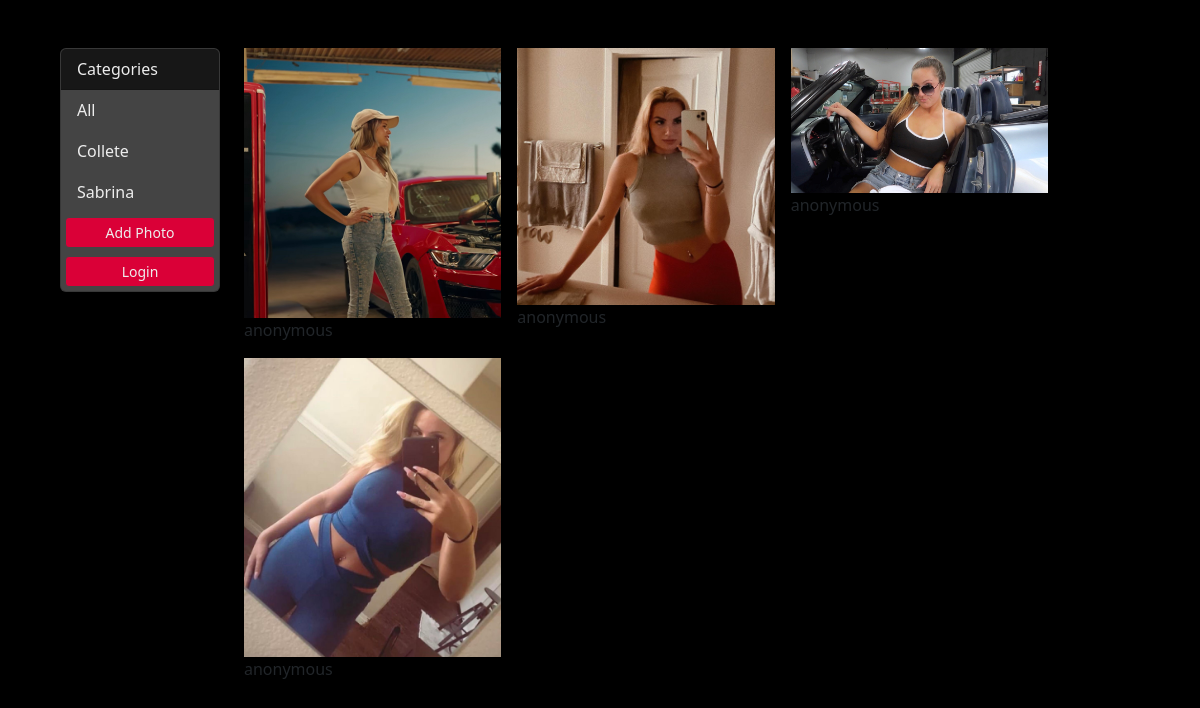
The app's page /?category=Sabrina with its own data.
### photos/models.py (models this page shows, shortened)
class Category(models.Model):
    name = models.CharField(max_length=100, null=False, blank=False)

class Photo(models.Model):
    submitter = models.TextField(default='anonymous')
    category = models.ForeignKey(Category, on_delete=models.SET_NULL, null=True, blank=True)
    image = models.ImageField(null=False, blank=False)
    uploaded_time = models.DateTimeField(auto_now=True)

### photos/views.py (the view)
# urls.py: path('', views.gallery, name='gallery'),
def gallery(request):
    category = request.GET.get('category')
    page = request.GET.get('page', 1)
    if category == None:
        photos = Photo.objects.all()
    else:
        photos = Photo.objects.filter(category__name=category)
    paginator = Paginator(photos, 20)
    try:
        photos_page = paginator.page(page)
    except PageNotAnInteger:
        photos_page = paginator.page(1)
    except EmptyPage:
        photos_page = paginator.page(paginator.num_pages)
    categories = Category.objects.all()
    context = {'categories': categories, 'photos': photos_page}
    return render(request, 'photos/gallery.html', context)

### photos/templates/photos/gallery.html (shortened to what this page needs)
<!DOCTYPE html>
<html lang="en">
<head>
    <link href="https://cdn.jsdelivr.net/npm/bootstrap@5.3.0-alpha1/dist/css/bootstrap.min.css" rel="stylesheet">
    <link rel="stylesheet" href="https://cdnjs.cloudflare.com/ajax/libs/lightbox2/2.11.3/css/lightbox.css" />
</head>
<body class="m-5">
    <div class="container">
        <div class="row">
            <div class="col-md-2">
                <div class="card">
                    <div class="card-header">
                      Categories
                    </div>
                    <ul class="list-group list-group-flush">
                        <li class="list-group-item">
                            <a href="{% url 'gallery' %}">All</a>
                        </li>
                        {% for category in categories %}
                        <li class="list-group-item">
                            <a href="{% url 'gallery' %}?category={{category.name}}">{{category.name}}</li></a>
                        {% endfor %}
                        <a href="{% url 'add' %}" class="gallery-btn btn btn-secondary btn-block btn-sm m-1">Add Photo</a>
                        {% if request.user.is_authenticated %}
                        <a href="{% url 'logout' %}" class="gallery-btn btn btn-secondary btn-block btn-sm m-1">Logout</a>
                        {% else %}
                        <a href="{% url 'login' %}" class="gallery-btn btn btn-secondary btn-block btn-sm m-1">Login</a>
                        {% endif %}
                    </ul>
                </div>
            </div>
            <div class="col-md-9">
                <div class="row g-3 infinite-container" data-masonry='{"percentPosition": true }'>
                    {% for photo in photos reversed %}
                    <div class="col-md-4 infinite-item">
                        <div>
                                <a href="{{photo.image.url}}" data-lightbox="{{photo.image}}" data-title="{{photo.submitter}}"><img src="{{photo.image.url}}" class="card-img" alt="..."></a>
                            <div class="card-body">{{photo.submitter}}</div>
                        </div>
                    </div>
                    {% endfor %}
                </div>
            </div>
        </div>
    </div>
</body>
</html>

### photos/templates/photos/gallery.html (style rules this page uses)
body { background-color: black; }
.list-group-item { background-color: #444444; border-color: #444444; }
.list-group-item a { text-decoration: none; color: #EDEDED; }
.card { background-color: #444444; color: #EDEDED; }
.card-header { background-color: #171717; color: #EDEDED; }
.gallery-btn { background-color: #DA0037; color: #EDEDED; border-color: #444444; }

### records on screen
Category: name "Collete"
Category: name "Sabrina"
Photo: image (picture), submitter "anonymous"
Photo: image (picture), submitter "anonymous"
Photo: image (picture), submitter "anonymous"
Photo: image (picture), submitter "anonymous"
